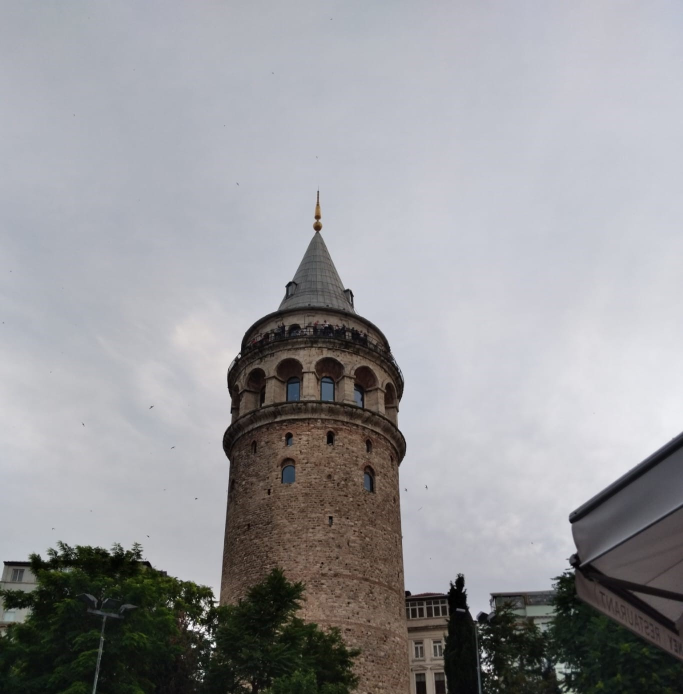
#> input picture Image processing/Image Processing - opnecv/Görüntü İşleme - spyder/Galata.jpeg, 1366 x 1388 px (shown at 1/2 size)
$ python resim_histogram.py
#> lines starting #> are read from the running program, lines starting #| are printed output that depends on the picture
import cv2
import matplotlib.pyplot as plt

resim = cv2.imread("Galata.jpeg", 0)  # Gri renkte resmi yükle
#> resim: shape (1388, 1366); min 0, max 255, mean 152.5
resimm = cv2.resize(resim, (646, 756))
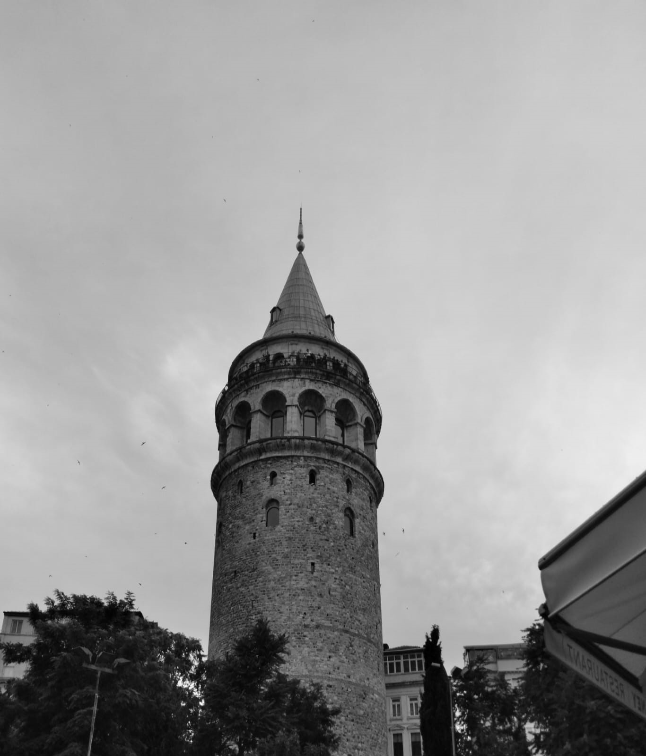
#> resimm: shape (756, 646); min 0, max 251, mean 152.5
# Histogramı hesapla
# 0 gri görüntü, 256 histogram bin sayısı, 0-256 pixel değer arası, none maske
histogram = cv2.calcHist([resim], [0], None, [256], [0, 256])
#> histogram = 256 values, max 68605 at index 202, min 2 at index 251, mean 7406.3
cv2.imshow("Galata",resimm)

# Histogramı görselleştir
plt.figure()
plt.title("Histogram")
plt.xlabel("Piksel Değeri")
plt.ylabel("Piksel Sayısı")
# ravel fonksiyonu, görüntünün piksel değerlerini birleştirir. Tek boyutlu dizide düzenler.
plt.hist(resim.ravel(), 256, [0, 256], color='gray')
plt.show()
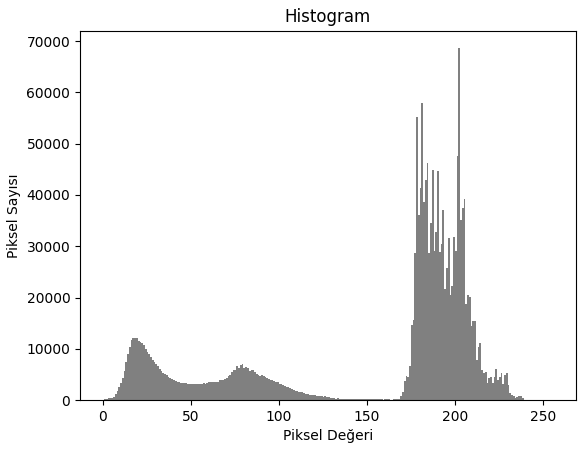
#> figure drawn by matplotlib, 1 panel; tallest bar 68605 high, from x = 202 to 203
cv2.waitKey(0)
cv2.destroyAllWindows()

$ run again, with Image processing/Image Processing - opnecv/Görüntü İşleme - spyder/plaka.PNG saved as Image processing/Image Processing - opnecv/Görüntü İşleme - spyder/Galata.jpeg
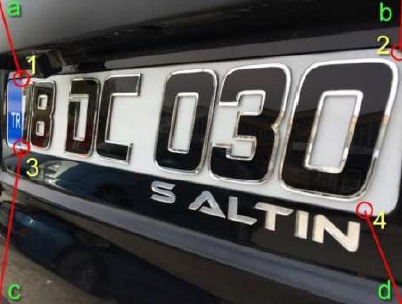
#> input picture Image processing/Image Processing - opnecv/Görüntü İşleme - spyder/plaka.PNG, 402 x 304 px
#> `resimm = cv2.resize(resim, (646, 756))`:
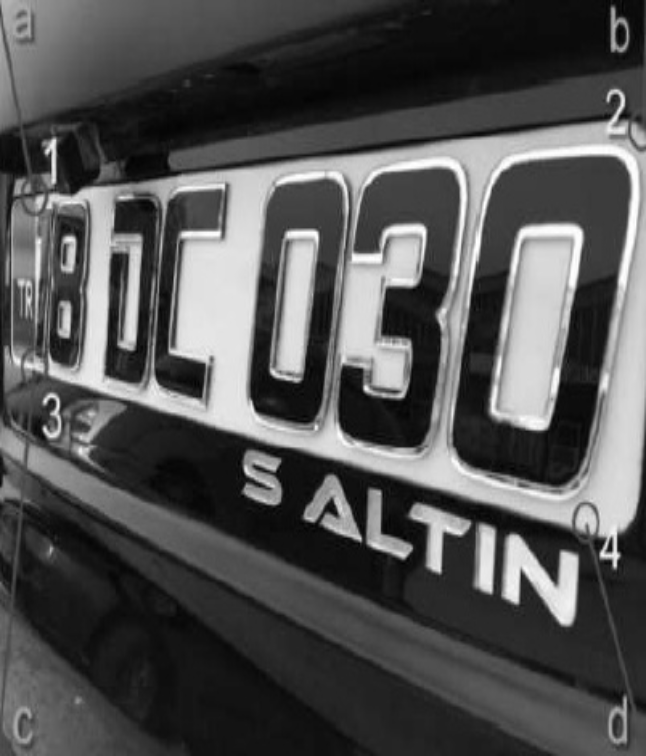
#> resimm: shape (756, 646); min 1, max 255, mean 82
#> histogram = 256 values, max 2737 at index 16, min 8 at index 1, mean 477.4
#> `plt.show()`:
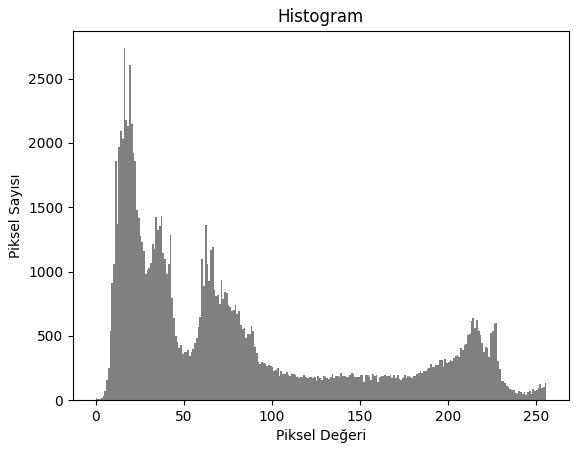
#> figure drawn by matplotlib, 1 panel; tallest bar 2737 high, from x = 16 to 17
